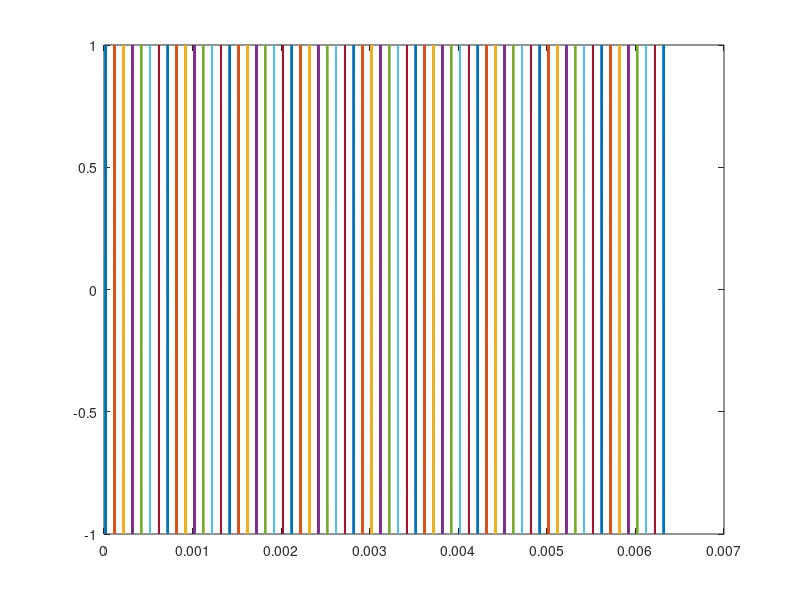
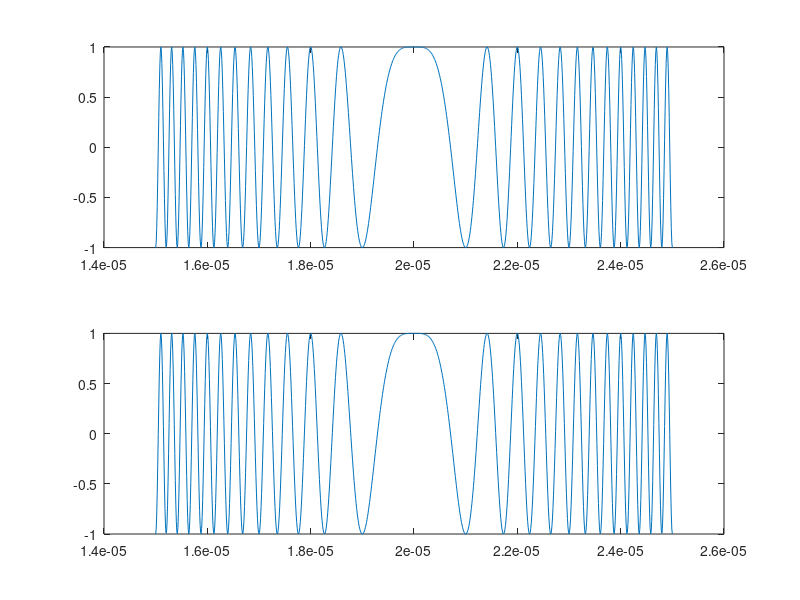
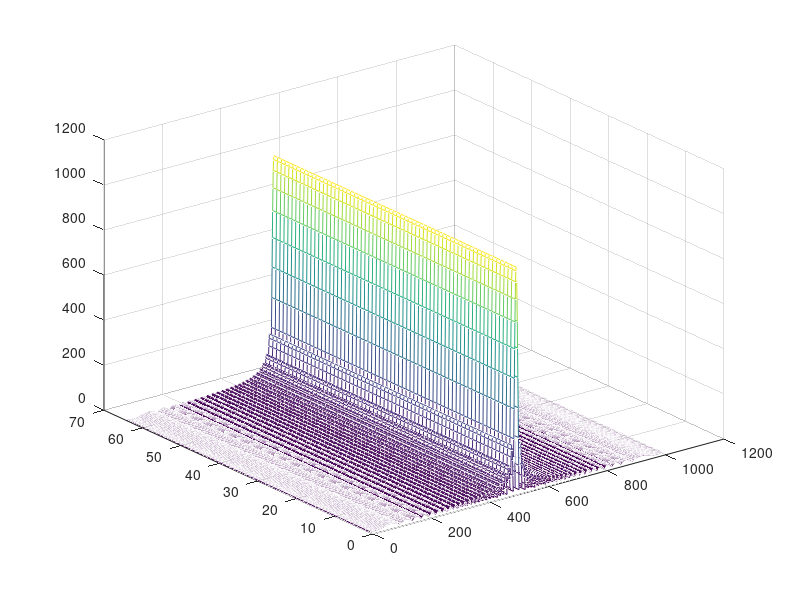

Recreate these plots in MATLAB, in order. (Note: this script raises an error after producing the figures.)
% LFM信号PD图，正确

%参数
f0=1e10;  %载频
Tp=1e-5;  %脉宽
B=1e7;    %带宽
fs=1e8;   %采样率
R0=3e3;   %目标距离
c=3e8;    %光速
k=B/Tp;
Tr=1e-4;  %脉冲重复周期
n=64;      %脉冲个数
v=60;      %朝向雷达运动的速度



tau=zeros(n);
for m=1:n
    tau(m)=2*(R0-(m-1)*v*Tr)/c; %时延
end

s=zeros(n,round(Tp*fs+1));
s_out=zeros(n,round(Tp*fs+1));
t=0:1/fs:Tr*n;
ti=zeros(n,round(Tp*fs+1));
for i=1:n
    ti(i,:)=tau(i)-Tp/2+(i-1)*Tr:1/fs:tau(i)+Tp/2+(i-1)*Tr;
    tx=-Tp/2:1/fs:Tp/2;
    s_out(i,:)=exp(1j*pi*k.*tx.^2);
    s(i,:)=exp(1j*pi*k.*(ti(i,:)-tau(i)).^2)*exp(-1j*2*pi*f0*tau(i));
    plot(ti(i,:),s_out(i,:));
    hold on;
end

figure;
subplot(2,1,1);
plot(ti(1,:),s_out(1,:));
subplot(2,1,2);
plot(ti(1,:),s(1,:));


s_fl=zeros(n,round(Tp*fs+1));
ts=zeros(n,round(Tp*fs+1));
tt=zeros(n,round(Tp*fs+1));
figure;
for i=1:n
    %s_fl(i,:)=conj(fliplr(s_new(i,:)));
    %ts(i,:)=conv(s_fl(i,:),s_new(i,:))./fs;
    ts(i,:)=ifftshift(ifft(fft(s(i,:)).*conj(fft(s_out(i,:)))));
    tt(i,:)=tau(i)-Tp/2+(i-1)*Tr:1/fs:tau(i)+Tp/2+(i-1)*Tr;
end
mesh(abs(ts));
figure;
for i=1:1
    plot(tt(i,:),db(abs(ts(i,:))./max(abs(ts(i,:)))));
    hold on;
end

S_fft=zeros(n,10*round(2*Tp*fs+1));
for i=1:round(Tp*fs+1)
    S_fft(:,i)=fftshift(fft(ts(:,i)));
end
x=-75:150/64:75;
y=20000:1:40009;
figure;
mesh(db(abs(S_fft)));

xlabel("距离/m");
ylabel("速度/m/s");
title("二维距离-多普勒平面图");
fprintf ('最大不模糊速度为 %fm/s 最大不模糊距离 %fm 速度分辨率为 %fm/s',c/(2*f0*Tr),c*Tr/2,c/(2*f0*Tr*n));

